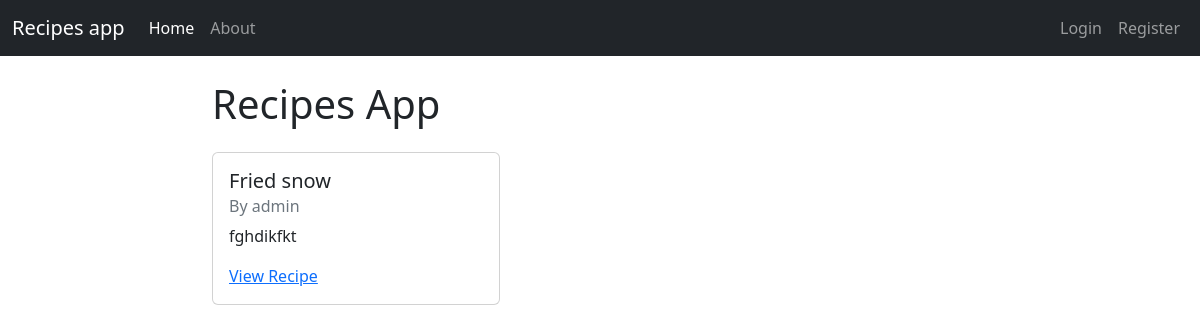
Before: / with the older database file.
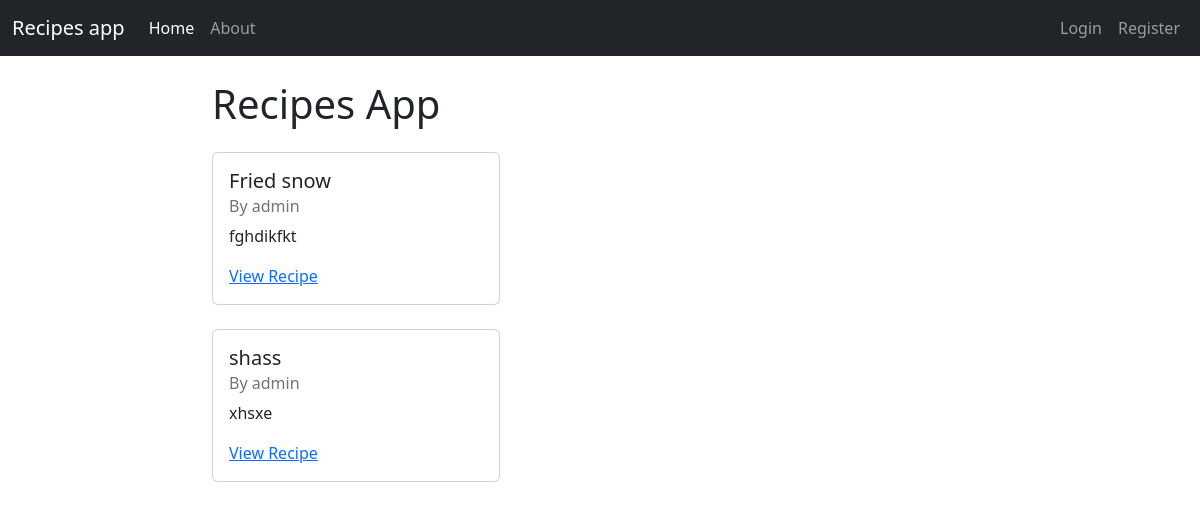
After: the same page with the newer database file.
### recipes_django/models.py (models this page shows, shortened)
class Recipe(models.Model):
    title = models.CharField(max_length=20)
    description = models.TextField()
    author = models.ForeignKey(User, on_delete=models.CASCADE)

### recipes_django/views.py (the view)
# urls.py: path('', views.RecipeList.as_view(), name="home-page"),
class RecipeList(ListView):
    model = models.Recipe
    template_name = "recipes_django/home.html"
    context_object_name = "recipes"

### recipes_django/templates/recipes_django/home.html
{% extends "recipes_django/base.html" %}
    {% block content %}
        <h1>Recipes App</h1>
        {% for recipe in recipes%}
        <div class="card my-4" style="width: 18rem;">
            <div class="card-body">
              <h5 class="card-title">{{ recipe.title }}</h5>
              <h6 class="card-subtitle mb-2 text-muted">By {{ recipe.author }}</h6>
              <p class="card-text">{{ recipe.description }}</p>
              <a href="{% url 'recipes-detail' recipe.pk %}" class="card-link">View Recipe</a>
            </div>
          </div>
        {% endfor %}
    {%endblock content%}

### recipes_django/templates/recipes_django/base.html (shortened to what this page needs)
<!DOCTYPE html>
<html lang="en">
<head>
    <link href="https://cdn.jsdelivr.net/npm/bootstrap@5.2.3/dist/css/bootstrap.min.css"
    rel="stylesheet"
    />
</head>
<body>
    <nav class="navbar navbar-expand-lg navbar-dark bg-dark">
        <div class="container-fluid">
          <a class="navbar-brand" href="">Recipes app</a>
          <div class="collapse navbar-collapse" id="navbarSupportedContent">
            <ul class="navbar-nav me-auto mb-2 mb-lg-0">
              <li class="nav-item">
                <a class="nav-link active" aria-current="page" href="{% url 'home-page' %}">Home</a>
              </li>
              <li class="nav-item">
                <a class="nav-link" href="{% url 'about-page' %}">About</a>
              </li>
          </div>
          <div class="navbar-nav">
            {% if user.is_authenticated %}
            <a class="nav-item nav-link" href="{% url 'user-profile' %}">My Profile</a>
            <a class="nav-item nav-link" href="{% url 'user-logout'%}">Logout</a>
            {% else %}
            <a class="nav-item nav-link" href="{% url 'user-login' %}">Login</a>
            <a class="nav-item nav-link" href="{% url 'user-register' %}">Register</a>
            {% endif %}
          </div>
        </div>
    </nav>
    <div class="container mt-4 col-8">
           {% block content %} {% endblock content %}
     </div>
</body>
</html>

Changed rows visible on the page:
added Recipe: title "shass", author "admin", description "xhsxe"
